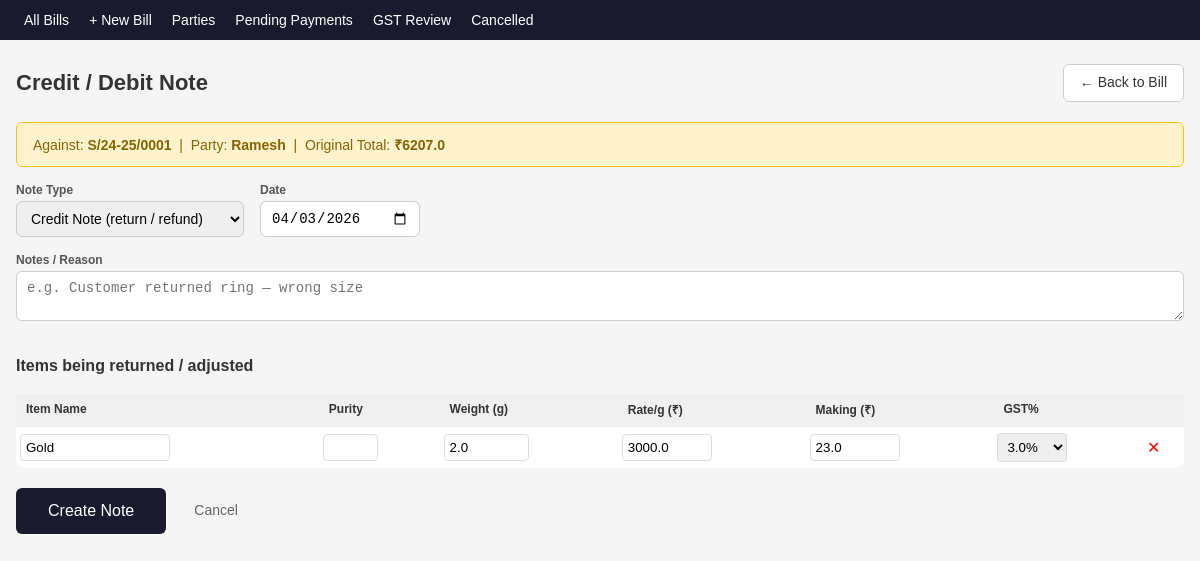
The app's page /invoices/1/credit-note with its own data.
### app/models/invoices.py (models this page shows)
class Invoice(SQLModel, table=True):
    __tablename__ = "invoices"
    id: Optional[int] = Field(default=None, primary_key=True)
    invoice_number: str = Field(index=True)
    invoice_type: str
    bill_category: str = "cash"
    party_id: Optional[int] = Field(default=None, foreign_key="parties.id")
    financial_year_id: Optional[int] = Field(default=None, foreign_key="financial_years.id")
    invoice_date: date = Field(index=True)
    due_date: Optional[date] = None
    credit_due_date: Optional[date] = None
    place_of_supply: Optional[str] = "Uttar Pradesh"
    supply_type: str = "intrastate"
    party_gstin: Optional[str] = None
    subtotal: float = 0.0
    total_cgst: float = 0.0
    total_sgst: float = 0.0
    total_igst: float = 0.0
    total_making_charges: float = 0.0
    making_cgst: float = 0.0
    making_sgst: float = 0.0
    old_gold_value: float = 0.0
    discount: float = 0.0
    round_off: float = 0.0
    grand_total: float = 0.0
    amount_paid: float = 0.0
    amount_due: float = 0.0
    payment_mode: Optional[str] = None
    payment_status: str = "unpaid"
    gst_status: str = "pending_review"
    version_number: int = 1
    is_cancelled: bool = False
    cancelled_at: Optional[datetime] = None
    cancelled_reason: Optional[str] = None
    ref_invoice_id: Optional[int] = Field(default=None, foreign_key="invoices.id")
    notes: Optional[str] = None
    created_at: datetime = Field(default_factory=datetime.utcnow)
    updated_at: datetime = Field(default_factory=datetime.utcnow)

class InvoiceItem(SQLModel, table=True):
    __tablename__ = "invoice_items"
    id: Optional[int] = Field(default=None, primary_key=True)
    invoice_id: int = Field(foreign_key="invoices.id")
    product_id: Optional[int] = Field(default=None, foreign_key="products.id")
    item_name: str
    hsn_code: str = "7113"
    purity: Optional[str] = None
    huid: Optional[str] = None
    weight_grams: Optional[float] = None
    rate_per_gram: Optional[float] = None
    quantity: float = 1.0
    unit: str = "grams"
    amount: float = 0.0
    making_charges: Optional[float] = None
    making_gst_rate: float = 18.0
    making_cgst: float = 0.0
    making_sgst: float = 0.0
    gst_rate: float = 3.0
    cgst_amount: float = 0.0
    sgst_amount: float = 0.0
    igst_amount: float = 0.0
    line_total: float = 0.0
    sort_order: int = 0
    description: Optional[str] = None

### app/models/parties.py (models this page shows)
class Party(SQLModel, table=True):
    __tablename__ = "parties"
    id: Optional[int] = Field(default=None, primary_key=True)
    type: str                           # customer / supplier / both
    name: str = Field(index=True)
    phone: Optional[str] = Field(default=None, index=True)
    email: Optional[str] = None
    address: Optional[str] = None
    city: Optional[str] = None
    state: Optional[str] = None
    state_code: Optional[str] = None
    gstin: Optional[str] = None
    gstin_verified: bool = False
    gstin_status: Optional[str] = None  # active / cancelled / pending
    business_type: Optional[str] = None # fixed typo: bussiness -> business
    credit_limit: Optional[float] = None
    credit_days: Optional[int] = None
    opening_balance: Optional[float] = None
    opening_balance_type: Optional[str] = None  # debit / credit
    notes: Optional[str] = None
    created_at: datetime = Field(default_factory=datetime.utcnow)

### app/routers/invoices.py (the view)
@router.get("/{invoice_id}/credit-note", response_class=HTMLResponse)
def credit_note_form(invoice_id: int, request: Request, session: Session = Depends(get_session)):
    original = session.get(Invoice, invoice_id)
    if not original:
        raise HTTPException(status_code=404, detail="Bill not found")
    items = session.exec(select(InvoiceItem).where(InvoiceItem.invoice_id == invoice_id)).all()
    party = session.get(Party, original.party_id) if original.party_id else None
    return templates.TemplateResponse(
        request=request, name="invoices/credit_note.html",
        context={"original": original, "items": items, "party": party, "today": date.today().isoformat()}
    )

### app/templates/invoices/credit_note.html (shortened to what this page needs)
{% extends "base.html" %}
{% block content %}
<div class="page-header">
    <h1>Credit / Debit Note</h1>
    <a href="/invoices/{{ original.id }}" class="btn-secondary">← Back to Bill</a>
</div>
<div class="alert alert-warning">
    Against: <strong>{{ original.invoice_number }}</strong> &nbsp;|&nbsp;
    Party: <strong>{{ party.name if party else "Walk-in" }}</strong> &nbsp;|&nbsp;
    Original Total: <strong>₹{{ original.grand_total }}</strong>
</div>
<form id="cnForm">
    <div class="form-row">
        <div class="form-group">
            <label>Note Type</label>
            <select name="note_type">
                <option value="credit_note">Credit Note (return / refund)</option>
            </select>
        </div>
        <div class="form-group">
            <label>Date</label>
            <input type="date" name="invoice_date" value="{{ today }}">
        </div>
    </div>
    <div class="form-group" style="margin-bottom:16px">
        <label>Notes / Reason</label>
        <textarea name="notes" rows="2" placeholder="e.g. Customer returned ring — wrong size"></textarea>
    </div>
    <div class="section-header">
        <h2>Items being returned / adjusted</h2>
    </div>
    <table class="items-table" id="itemsTable">
        <thead>
            <tr>
                <th>Item Name</th>
                <th>Purity</th>
                <th>Weight (g)</th>
                <th>Rate/g (₹)</th>
                <th>Making (₹)</th>
                <th>GST%</th>
                <th></th>
            </tr>
        </thead>
        <tbody>
            {% for item in items %}
            <tr>
                <td><input type="text" name="item_name" value="{{ item.item_name }}" style="width:150px"></td>
                <td><input type="text" name="purity" value="{{ item.purity or '' }}" style="width:55px"></td>
                <td><input type="number" name="weight_grams" step="0.001" value="{{ item.weight_grams or '' }}"
                        style="width:85px"></td>
                <td><input type="number" name="rate_per_gram" step="0.01" value="{{ item.rate_per_gram or '' }}"
                        style="width:90px"></td>
                <td><input type="number" name="making_charges" step="0.01" value="{{ item.making_charges or '' }}"
                        style="width:90px"></td>
                <td>
                    <select name="gst_rate">
                        {% for rate in [3.0, 18.0, 0.0, 5.0, 12.0] %}
                        <option value="{{ rate }}" {% if item.gst_rate==rate %}selected{% endif %}>
                            {{ rate }}%
                        </option>
                        {% endfor %}
                    </select>
                </td>
                <td>
                    <button type="button" onclick="this.closest('tr').remove()"
                        style="color:red;background:none;border:none;cursor:pointer;font-size:16px">✕</button>
                </td>
            </tr>
            {% endfor %}
        </tbody>
    </table>
    <div class="form-actions">
        <button type="button" onclick="submitNote()" class="btn-primary btn-large">Create Note</button>
        <a href="/invoices/{{ original.id }}" class="btn-ghost">Cancel</a>
    </div>
</form>
{% endblock %}

### app/static/css/style.css (style rules this page uses)
* { box-sizing: border-box; margin: 0; padding: 0; }
body { font-family: Arial, sans-serif; font-size: 14px; background: #f5f5f5; color: #333; }
.page-header { display: flex; justify-content: space-between; align-items: center; margin-bottom: 20px; }
h1 { font-size: 22px; }
h2 { font-size: 16px; margin: 16px 0 8px; }
.btn-primary { background: #1a1a2e; color: #fff; padding: 8px 16px; border: none; border-radius: 6px; cursor: pointer; text-decoration: none; font-size: 14px; }
.btn-secondary { background: #fff; color: #333; padding: 8px 16px; border: 1px solid #ccc; border-radius: 6px; cursor: pointer; text-decoration: none; font-size: 14px; }
.btn-ghost { background: transparent; color: #666; padding: 8px 16px; text-decoration: none; }
.btn-large { padding: 12px 32px; font-size: 16px; }
.form-row { display: flex; gap: 16px; flex-wrap: wrap; margin-bottom: 16px; }
.form-group { display: flex; flex-direction: column; gap: 4px; min-width: 160px; }
.form-group label { font-size: 12px; font-weight: 600; color: #555; }
.form-group input, .form-group select, .form-group textarea { padding: 8px 10px; border: 1px solid #ccc; border-radius: 6px; font-size: 14px; }
.section-header { display: flex; justify-content: space-between; align-items: center; margin: 20px 0 10px; }
.items-table { width: 100%; border-collapse: collapse; background: #fff; border-radius: 8px; margin-bottom: 16px; }
.items-table th { background: #f0f0f0; padding: 8px 10px; text-align: left; font-size: 12px; }
.items-table td { padding: 6px 4px; border-top: 1px solid #eee; }
.items-table input, .items-table select { padding: 5px; border: 1px solid #ddd; border-radius: 4px; }
.alert { padding: 12px 16px; border-radius: 6px; margin-bottom: 16px; }
.alert-warning { background: #fff3cd; border: 1px solid #ffc107; color: #856404; }
.form-actions { display: flex; gap: 12px; align-items: center; margin-top: 20px; }
.btn-primary, .btn-secondary, .btn-danger, .btn-ghost { display: inline-block; text-align: center; line-height: 1.4; }

### records on screen
Invoice: invoice_number "S/24-25/0001", grand_total "6207.0"
Party: name "Ramesh"
InvoiceItem: item_name "Gold", weight_grams "2.0", rate_per_gram "3000.0", making_charges "23.0", gst_rate "3.0%"
